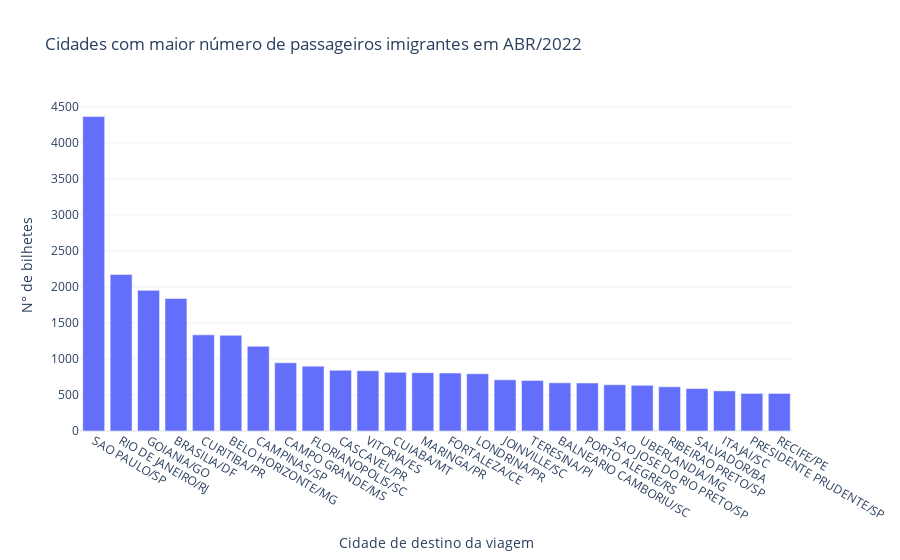

Notebook source saved alongside this figure:
### Code cell
df2 = BilhetesABR.groupby(['ponto_destino_viagem']).count()
df2 = df2.loc[df2['mes_emissao_bilhete']>500].sort_values(by=['mes_viagem'], ascending=False)
px.bar(df2, y='mes_viagem',
       labels={'mes_viagem': 'N° de bilhetes', 'ponto_destino_viagem': 'Cidade de destino da viagem'},
       title='Cidades com maior número de passageiros imigrantes em ABR/2022',
       template='plotly_white')

### Figure 1 — Plotly figure (JSON) as saved in the notebook; plotly's stock layout.template omitted (floating-point values rounded to 4 significant figures)
{"data": [{"alignmentgroup": "True", "hovertemplate": "Cidade de destino da viagem=%{x}<br>N° de bilhetes=%{y}<extra></extra>", "legendgroup": "", "marker": {"color": "#636efa", "pattern": {"shape": ""}}, "name": "", "offsetgroup": "", "orientation": "v", "showlegend": false, "textposition": "auto", "type": "bar", "x": ["SAO PAULO/SP", "RIO DE JANEIRO/RJ", "GOIANIA/GO", "BRASILIA/DF", "CURITIBA/PR", "BELO HORIZONTE/MG", "CAMPINAS/SP", "CAMPO GRANDE/MS", "FLORIANOPOLIS/SC", "CASCAVEL/PR", "VITORIA/ES", "CUIABA/MT", "MARINGA/PR", "FORTALEZA/CE", "LONDRINA/PR", "JOINVILLE/SC", "TERESINA/PI", "BALNEARIO CAMBORIU/SC", "PORTO ALEGRE/RS", "SAO JOSE DO RIO PRETO/SP", "UBERLANDIA/MG", "RIBEIRAO PRETO/SP", "SALVADOR/BA", "ITAJAI/SC", "PRESIDENTE PRUDENTE/SP", "RECIFE/PE"], "xaxis": "x", "y": [4367, 2175, 1953, 1840, 1335, 1329, 1177, 947, 900, 844, 836, 815, 810, 805, 795, 711, 703, 669, 666, 642, 635, 613, 590, 557, 522, 522], "yaxis": "y"}], "layout": {"barmode": "relative", "legend": {"tracegroupgap": 0}, "title": {"text": "Cidades com maior número de passageiros imigrantes em ABR/2022"}, "xaxis": {"anchor": "y", "domain": [0, 1], "title": {"text": "Cidade de destino da viagem"}}, "yaxis": {"anchor": "x", "domain": [0, 1], "title": {"text": "N° de bilhetes"}}}}
